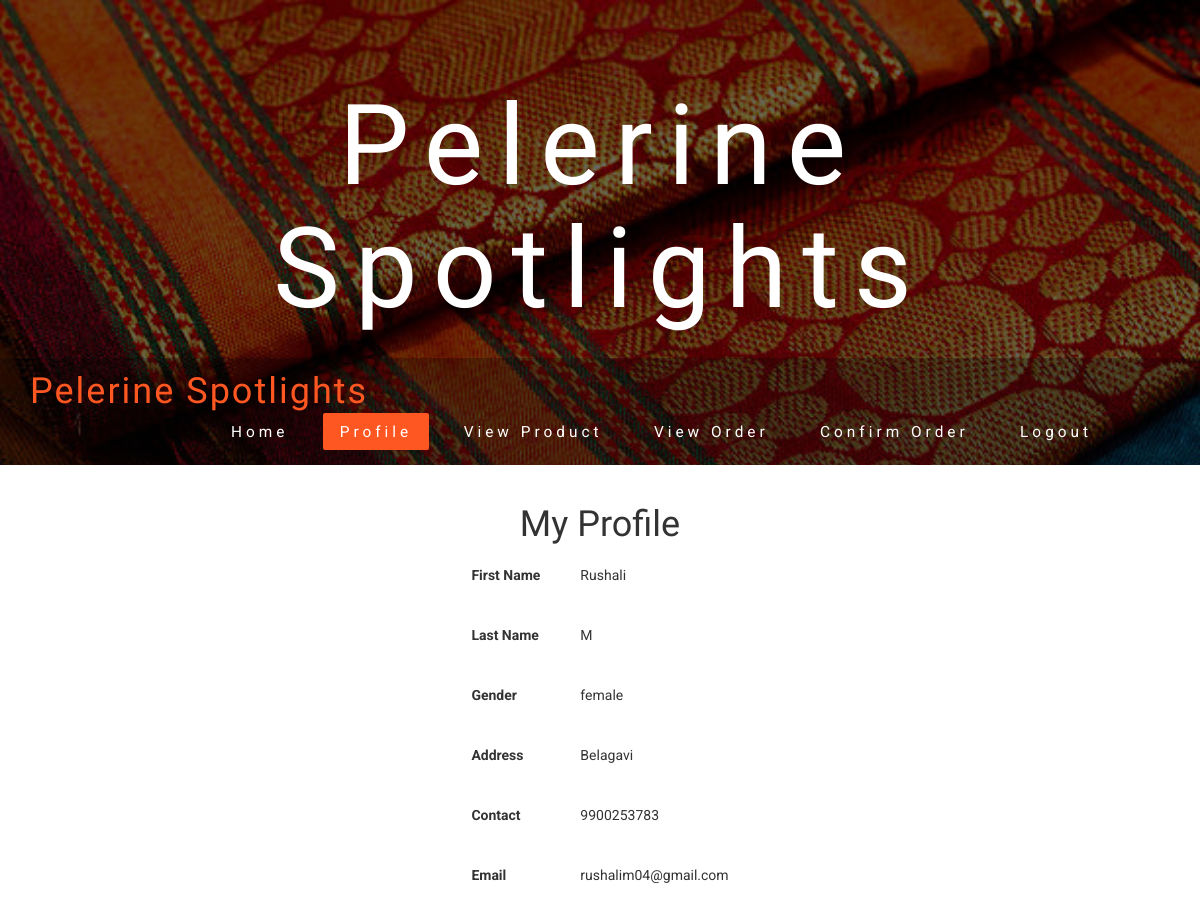
Screenshot of /viewprofle.php (signed in) with the database file from the repository.
### tables this page shows
CREATE TABLE `public` (
  `fname` varchar(37) NOT NULL,
  `lname` varchar(27) NOT NULL,
  `gender` varchar(12) NOT NULL,
  `addr` varchar(255) NOT NULL,
  `contact` bigint(20) NOT NULL,
  `email` varchar(46) NOT NULL,
  `pass` varchar(12) NOT NULL
);

### viewprofle.php (the view, shortened to what this page needs)
<?php
	include "publicnav.php";
	include "connect.php";
 ?>
 <!DOCTYPE html>
 <html>
 <head>
 </head>
 <body>
 	<center>
 		<table>
            <br><br>
            <h1>My Profile</h1>
 			<?php
 			$q1="SELECT * from public where email='$email' ";
 				$rs1=mysqli_query($conn,$q1);
 				while($row=mysqli_fetch_assoc($rs1))
 				{ ?>
 			<tr>
 				<th>First Name</th>
 				<td><?php echo $row['fname']; ?></td>
 			</tr>
 			<tr>
 				<th>Last Name</th>
 				<td><?php echo $row['lname']; ?></td>
 			</tr>
 			<tr>
 				<th>Gender </th>
 				<td><?php echo $row['gender']; ?></td>
 			</tr>
 			<tr>
 				<th>Address </th>
 				<td><?php echo $row['addr']; ?></td>
 			</tr>
 			<tr>
 				<th>Contact </th>
 				<td><?php echo $row['contact']; ?></td>
 			</tr>
 			<tr>
 				<th>Email </th>
 				<td><?php echo $row['email']; ?></td>
 			</tr>
 		<?php } ?>
 		</table>
 	</center>
 </body>
 </html>

### css/style.css (style rules this page uses)
body { margin:0; font-family: 'Roboto', sans-serif; background: #fff; }
h1,h2,h3,h4,h5,h6 { margin:0; font-family: 'Limelight', cursive; }

### publicnav.php (style rules this page uses)
th,td { padding:20px; }

### rows the page displays
public: fname "Rushali", lname "M", gender "female", addr "Belagavi", contact "9900253783", email "rushalim04@gmail.com"
